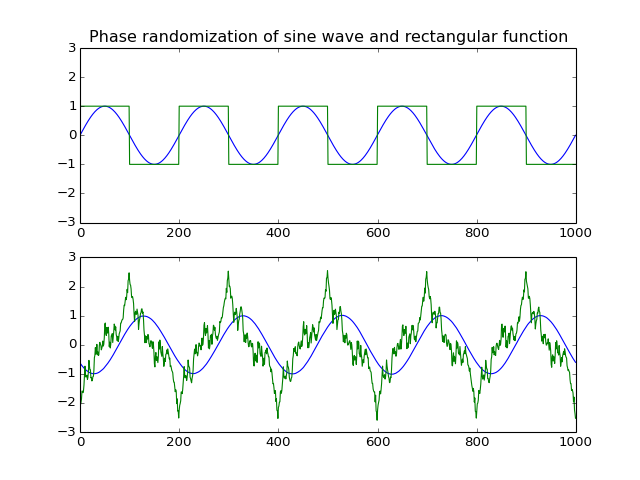

The script that drew this image:
from pylab import *
from scot.datatools import randomize_phase
np.random.seed(1234)
s = np.sin(np.linspace(0,10*np.pi,1000)).T
x = np.vstack([s, np.sign(s)]).T
y = randomize_phase(x)
subplot(2,1,1)
title('Phase randomization of sine wave and rectangular function')
plot(x), axis([0,1000,-3,3])
subplot(2,1,2)
plot(y), axis([0,1000,-3,3])
plt.show()
